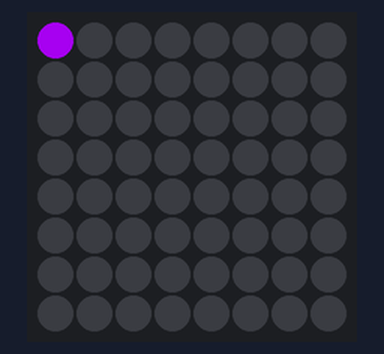
Bench run of a program on a simulated Raspberry Pi (BCM pin numbers) with a Sense HAT. On the bench: the Sense HAT's 8×8 RGB LED matrix. At 18.0 s the program stops and its outputs stay as they are.

Above: at 0.14 s.
At 1.89 s:
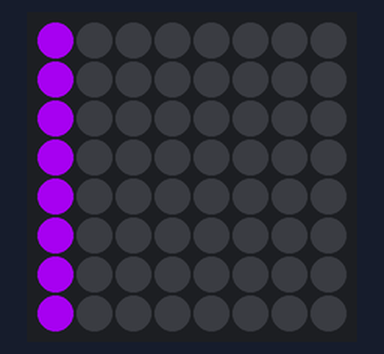
At 3.89 s:
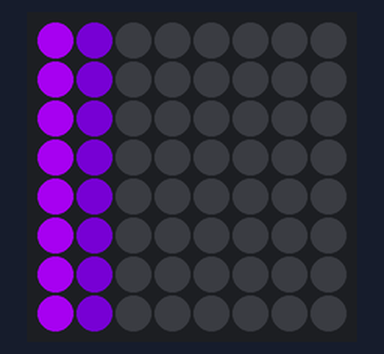
At 7.9 s:
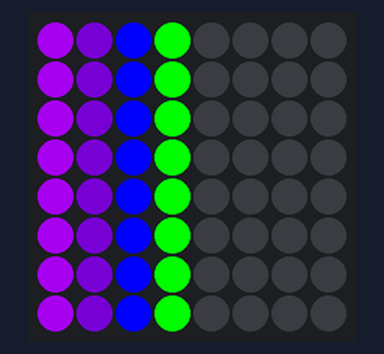
At 11.9 s:
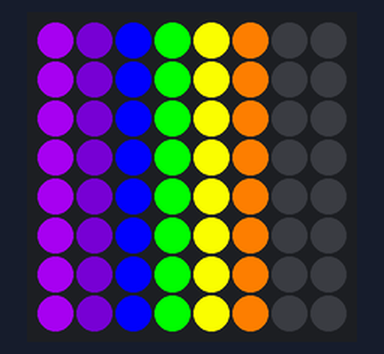
At 15.8 s:
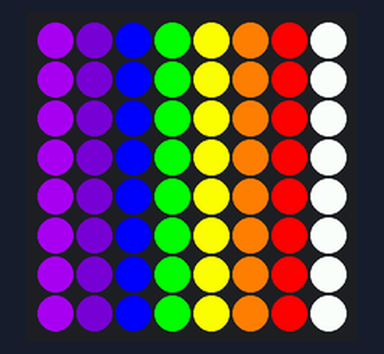

The program:

hat_vibgyor.py
```python
from sense_hat import SenseHat
from time import sleep

sense = SenseHat()

sense.set_rotation(180)

def clearSenseHAT():
    sense.clear()

violet = (148, 0, 211)
indigo = (75, 0, 130)
blue = (0, 0, 255)
green = (0, 255, 0)
yellow = (255, 255, 0)
orange = (255, 127, 0)
red = (255, 0 , 0)
white = (255, 255, 255)

colours = [violet, indigo, blue, green, yellow, orange, red, white]

def displayColours():
    i = 0
    for x in range(8):
        for y in range (8):
            if i < 8:
                sense.set_pixel(x, y, colours[i])
                sleep(0.25)
        i+= 1

def main():
    clearSenseHAT()
    displayColours()
    sleep(2)
    clearSenseHAT()

main()
```

Measured:
- what the display in image 5 shows lasts 2.2 s, from 15.8 s to 18.0 s
